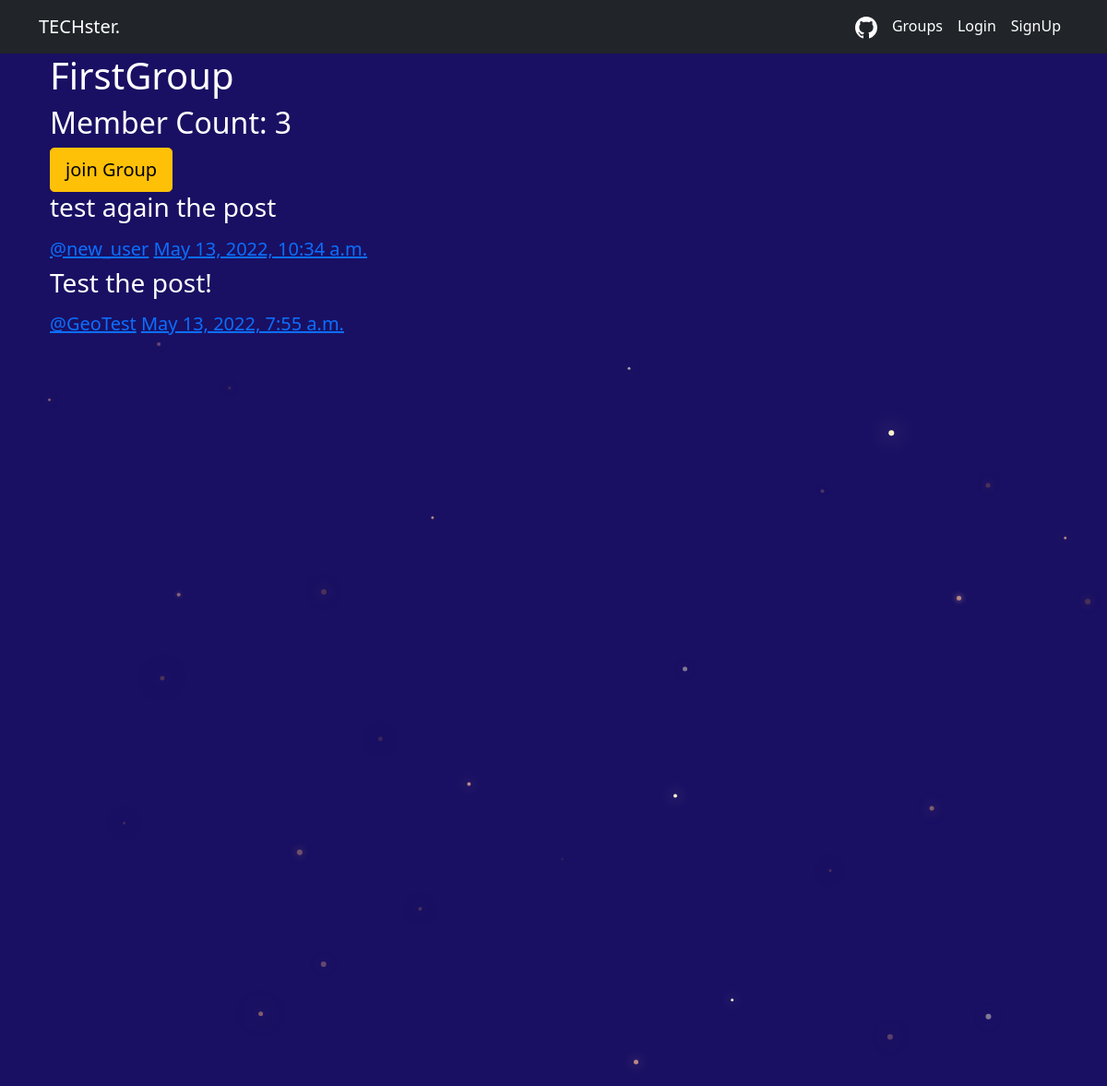
The page /groups/posts/in/firstgroup/ on the database its author committed.
### groups/models.py (models this page shows, shortened)
class Group(models.Model):
    name = models.CharField(max_length=254, unique=True)
    slug = models.SlugField(allow_unicode=True, unique=True)
    description = models.TextField(blank=True, default='')
    description_html = models.TextField(editable=False, default='', blank=True)
    members = models.ManyToManyField(User, through='GroupMember')
    class Meta:
        ordering = ['name']

### posts/models.py (models this page shows, shortened)
class Post(models.Model):
    user = models.ForeignKey(User, related_name='posts', on_delete=models.CASCADE)
    created_at = models.DateTimeField(auto_now=True)
    message = models.TextField()
    message_html = models.TextField(editable=False)
    group = models.ForeignKey(Group, related_name='posts', null=True, blank=True, on_delete=models.CASCADE)
    class Meta:
        ordering = ['-created_at']
        unique_together = ['user', 'message']

### groups/views.py (the view)
# urls.py: path('posts/in/<slug:slug>/', views.SingleGroup.as_view(), name='single'),
class SingleGroup(generic.DetailView):
    model = Group

### groups/templates/groups/group_detail.html
{% extends 'groups/group_base.html' %}
{% block pregroup %}
<h1>{{group.name}}</h1>
<h2>Member Count: {{group.members.count}}</h2>
<div class="content">
    {% if user in group.members.all %}
        <a href="{% url 'groups:leave' slug=group.slug %}" class="btn btn-lg btn-warning">Leave Group</a>
    {% else %}
        <a href="{% url 'groups:join' slug=group.slug %}" class="btn btn-lg btn-warning">join Group</a>
    {% endif %}
</div>
{% endblock pregroup %}
{% block group_content %}
<div class="col-md-8">
    {% if group.posts.count == 0 %}
        <h2>No Posts Yet!</h2>
    {% else %}
        {% for post in group.posts.all %}
            {% include "posts/_post.html" %}
        {% endfor %}
    {% endif %}
</div>
{% endblock group_content %}

### posts/templates/posts/_post.html (shortened to what this page needs)
<div class="post media">
    <h3>{{post.message_html|safe}}</h3>
    <div class="media-body">
        <h5 class="media-heading">
        <span class="username">
            <a href="{% url 'posts:for_user' username=post.user.username %}">@{{ post.user.username}}<a/>
        </span>
        <time class="time">
            <a href="{% url 'posts:single' username=post.user.username  pk=post.pk %}">
                {{ post.created_at }}
            </a>
        </time>
        </h5>
    </div>
</div>

### static/simplesocial/CSS/master.css (style rules this page uses)
body { margin: 0; overflow: scroll; background-color: #191063; color:white; }

### rows shown on the page
Group: name "FirstGroup", members.count "3"
Post: message_html "test again the post", user.username "new_user", created_at "May 13, 2022, 10:34 a.m."
Post: message_html "Test the post!", user.username "GeoTest", created_at "May 13, 2022, 7:55 a.m."
